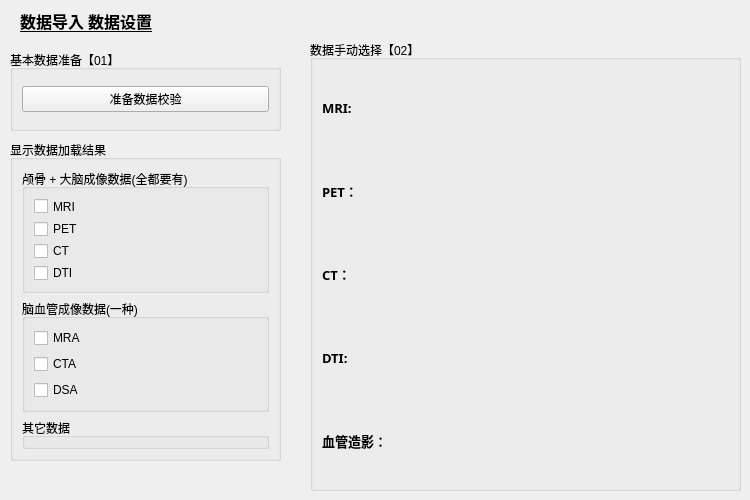
     <widget class="QWidget" name="tab">
      <attribute name="title">
       <string>数据导入</string>
      </attribute>
      <widget class="QLabel" name="label_17">
       <property name="geometry">
        <rect>
         <x>20</x>
         <y>0</y>
         <width>191</width>
         <height>41</height>
        </rect>
       </property>
       <property name="font">
        <font>
         <family>微软雅黑</family>
         <pointsize>12</pointsize>
         <weight>75</weight>
         <bold>true</bold>
         <underline>true</underline>
        </font>
       </property>
       <property name="text">
        <string>数据导入 数据设置</string>
       </property>
      </widget>
      <widget class="QGroupBox" name="groupBox_15">
       <property name="geometry">
        <rect>
         <x>10</x>
         <y>50</y>
         <width>271</width>
         <height>81</height>
        </rect>
       </property>
       <property name="title">
        <string>基本数据准备【01】</string>
       </property>
       <layout class="QVBoxLayout" name="verticalLayout_3">
        <item>
         <widget class="QPushButton" name="checkBaseData_pushButton">
          <property name="minimumSize">
           <size>
            <width>0</width>
            <height>25</height>
           </size>
          </property>
          <property name="text">
           <string>准备数据校验</string>
          </property>
         </widget>
        </item>
       </layout>
      </widget>
      <widget class="QGroupBox" name="groupBox">
       <property name="geometry">
        <rect>
         <x>310</x>
         <y>40</y>
         <width>431</width>
         <height>451</height>
        </rect>
       </property>
       <property name="title">
        <string>数据手动选择【02】</string>
       </property>
       <layout class="QVBoxLayout" name="verticalLayout_2">
        <item>
         <layout class="QHBoxLayout" name="horizontalLayout_6">
          <item>
           <widget class="QLabel" name="label_9">
            <property name="font">
             <font>
              <family>微软雅黑</family>
              <pointsize>10</pointsize>
              <weight>75</weight>
              <bold>true</bold>
             </font>
            </property>
            <property name="text">
             <string>MRI:</string>
            </property>
           </widget>
          </item>
          <item>
           <widget class="QmitkSingleNodeSelectionWidget" name="mitk_MRI_Pic" native="true"/>
          </item>
         </layout>
        </item>
        <item>
         <layout class="QHBoxLayout" name="horizontalLayout_7">
          <item>
           <widget class="QLabel" name="label_10">
            <property name="font">
             <font>
              <family>微软雅黑</family>
              <pointsize>10</pointsize>
              <weight>75</weight>
              <bold>true</bold>
             </font>
            </property>
            <property name="text">
             <string>PET：</string>
            </property>
           </widget>
          </item>
          <item>
           <widget class="QmitkSingleNodeSelectionWidget" name="mitk_PET_Pic" native="true"/>
          </item>
         </layout>
        </item>
        <item>
         <layout class="QHBoxLayout" name="horizontalLayout_8">
          <item>
           <widget class="QLabel" name="label_11">
            <property name="font">
             <font>
              <family>微软雅黑</family>
              <pointsize>10</pointsize>
              <weight>75</weight>
              <bold>true</bold>
             </font>
            </property>
            <property name="text">
             <string>CT：</string>
            </property>
           </widget>
          </item>
          <item>
           <widget class="QmitkSingleNodeSelectionWidget" name="mitk_CT_Pic" native="true"/>
          </item>
         </layout>
        </item>
        <item>
         <layout class="QHBoxLayout" name="horizontalLayout_18">
          <item>
           <widget class="QLabel" name="label_69">
            <property name="font">
             <font>
              <family>微软雅黑</family>
              <pointsize>10</pointsize>
              <weight>75</weight>
              <bold>true</bold>
             </font>
            </property>
            <property name="text">
             <string>DTI:  </string>
            </property>
           </widget>
          </item>
          <item>
           <widget class="QmitkSingleNodeSelectionWidget" name="mitk_DTI_Pic" native="true"/>
          </item>
         </layout>
        </item>
        <item>
         <layout class="QHBoxLayout" name="horizontalLayout_9">
          <item>
           <widget class="QLabel" name="label_12">
            <property name="font">
             <font>
              <family>微软雅黑</family>
              <pointsize>10</pointsize>
              <weight>75</weight>
              <bold>true</bold>
             </font>
            </property>
            <property name="text">
             <string>血管造影：</string>
            </property>
           </widget>
          </item>
          <item>
           <widget class="QmitkSingleNodeSelectionWidget" name="mitk_Vessel_Pic" native="true"/>
          </item>
         </layout>
        </item>
       </layout>
      </widget>
      <widget class="QGroupBox" name="groupBox_17">
       <property name="geometry">
        <rect>
         <x>10</x>
         <y>140</y>
         <width>271</width>
         <height>321</height>
        </rect>
       </property>
       <property name="title">
        <string>显示数据加载结果</string>
       </property>
       <layout class="QVBoxLayout" name="verticalLayout_12">
        <item>
         <widget class="QGroupBox" name="groupBox_2">
          <property name="title">
           <string>颅骨 + 大脑成像数据(全都要有)</string>
          </property>
          <layout class="QVBoxLayout" name="verticalLayout_4">
           <item>
            <widget class="QCheckBox" name="checkBox_MRI">
             <property name="text">
              <string>MRI</string>
             </property>
            </widget>
           </item>
           <item>
            <widget class="QCheckBox" name="checkBox_PET">
             <property name="text">
              <string>PET</string>
             </property>
            </widget>
           </item>
           <item>
            <widget class="QCheckBox" name="checkBox_CT">
             <property name="text">
              <string>CT</string>
             </property>
            </widget>
           </item>
           <item>
            <widget class="QCheckBox" name="checkBox_DTI">
             <property name="text">
              <string>DTI</string>
             </property>
            </widget>
           </item>
          </layout>
         </widget>
        </item>
        <item>
         <widget class="QGroupBox" name="groupBox_3">
          <property name="title">
           <string>脑血管成像数据(一种)</string>
          </property>
          <layout class="QVBoxLayout" name="verticalLayout_5">
           <item>
            <widget class="QCheckBox" name="checkBox_MRA">
             <property name="text">
              <string>MRA</string>
             </property>
            </widget>
           </item>
           <item>
            <widget class="QCheckBox" name="checkBox_CTA">
             <property name="text">
              <string>CTA</string>
             </property>
            </widget>
           </item>
           <item>
            <widget class="QCheckBox" name="checkBox_DSA">
             <property name="text">
              <string>DSA</string>
             </property>
            </widget>
           </item>
          </layout>
         </widget>
        </item>
        <item>
         <widget class="QGroupBox" name="groupBox_4">
          <property name="title">
           <string>其它数据</string>
          </property>
         </widget>
        </item>
       </layout>
      </widget>
     </widget>
